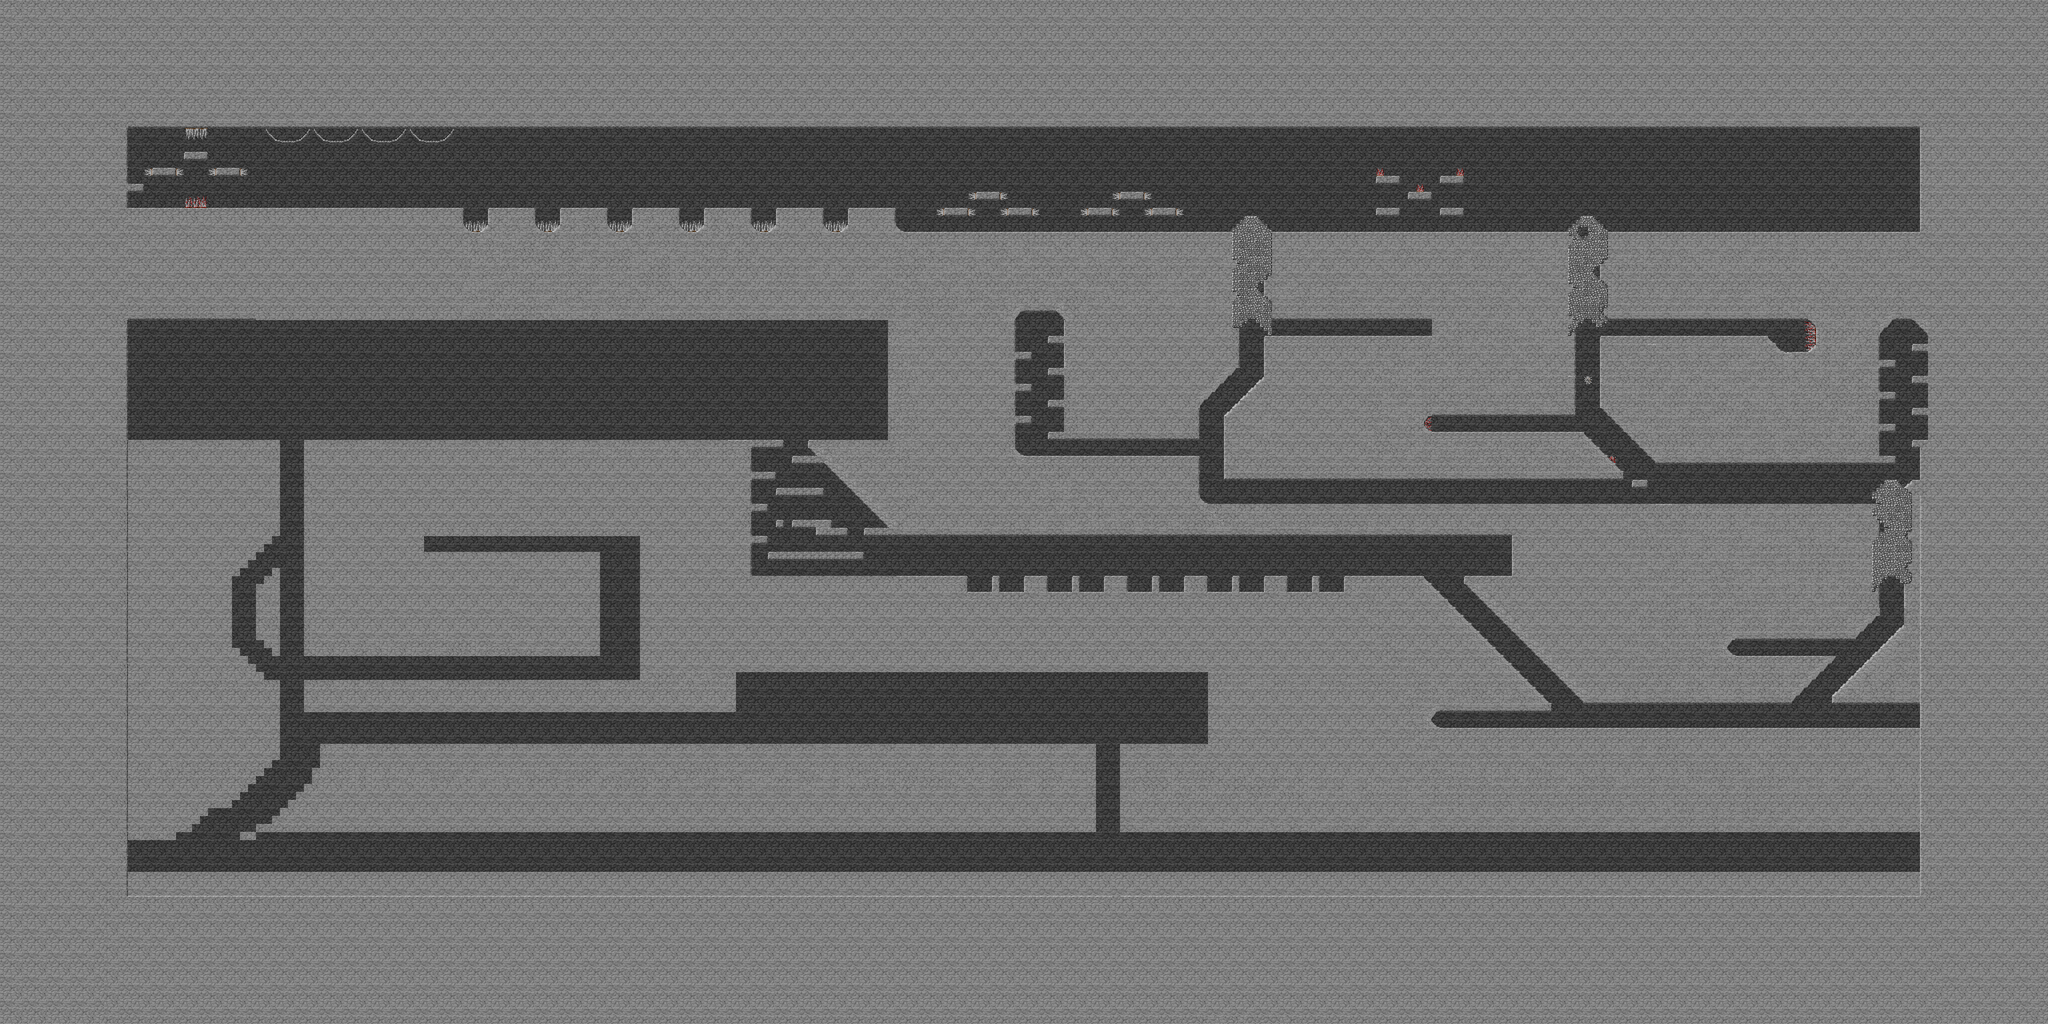

The image is a tile-based game level rendered from a .tmx file. Its description and source (layers, tilesets, objects; grid data summarised) follow:
An orthogonal 256x128 tile map with 16x16 px tiles, 5 tile layers (Background, Accessories, Traps, StaticTiles, ...), 2 tilesets and 7 objects (6x Goblin, Barbarian).

<map version="1.0" orientation="orthogonal" width="256" height="128" tilewidth="16" tileheight="16">
 <tileset firstgid="1" name="tiles_desert" tilewidth="16" tileheight="16">
  <image source="tiles_desert.png" width="512" height="512" />
  <tile id="3">
   <properties>
    <property name="slope" value="left" />
   </properties>
  </tile>
  <tile id="5">
   <properties>
    <property name="slope" value="right" />
   </properties>
  </tile>
  <tile id="27">
   <properties>
    <property name="slope" value="left" />
   </properties>
  </tile>
  <tile id="28">
   <properties>
    <property name="slope" value="right" />
   </properties>
  </tile>
  <tile id="58">
   <properties>
    <property name="slope" value="left" />
   </properties>
  </tile>
  <tile id="61">
   <properties>
    <property name="slope" value="right" />
   </properties>
  </tile>
  <tile id="69">
   <properties>
    <property name="" value="" />
   </properties>
  </tile>
  <tile id="89">
   <properties>
    <property name="slope" value="left" />
   </properties>
  </tile>
  <tile id="94">
   <properties>
    <property name="slope" value="right" />
   </properties>
  </tile>
  <tile id="115">
   <properties>
    <property name="slope" value="left" />
   </properties>
  </tile>
  <tile id="117">
   <properties>
    <property name="slope" value="right" />
   </properties>
  </tile>
  <tile id="226">
   <properties>
    <property name="slope" value="right" />
   </properties>
  </tile>
  <tile id="228">
   <properties>
    <property name="slope" value="left" />
   </properties>
  </tile>
  <tile id="237">
   <properties>
    <property name="slope" value="right" />
   </properties>
  </tile>
  <tile id="239">
   <properties>
    <property name="slope" value="left" />
   </properties>
  </tile>
  <tile id="281">
   <properties>
    <property name="slope" value="left" />
   </properties>
  </tile>
  <tile id="286">
   <properties>
    <property name="slope" value="right" />
   </properties>
  </tile>
  <tile id="312">
   <properties>
    <property name="slope" value="left" />
   </properties>
  </tile>
  <tile id="319">
   <properties>
    <property name="slope" value="right" />
   </properties>
  </tile>
  <tile id="321">
   <properties>
    <property name="slope" value="left" />
   </properties>
  </tile>
  <tile id="322">
   <properties>
    <property name="slope" value="right" />
   </properties>
  </tile>
  <tile id="325">
   <properties>
    <property name="slope" value="left" />
   </properties>
  </tile>
  <tile id="326">
   <properties>
    <property name="slope" value="right" />
   </properties>
  </tile>
  <tile id="329">
   <properties>
    <property name="slope" value="left" />
   </properties>
  </tile>
  <tile id="330">
   <properties>
    <property name="slope" value="right" />
   </properties>
  </tile>
  <tile id="352">
   <properties>
    <property name="slope" value="left" />
   </properties>
  </tile>
  <tile id="355">
   <properties>
    <property name="slope" value="right" />
   </properties>
  </tile>
  <tile id="356">
   <properties>
    <property name="slope" value="left" />
   </properties>
  </tile>
  <tile id="359">
   <properties>
    <property name="slope" value="right" />
   </properties>
  </tile>
  <tile id="360">
   <properties>
    <property name="slope" value="left" />
   </properties>
  </tile>
  <tile id="363">
   <properties>
    <property name="slope" value="right" />
   </properties>
  </tile>
  <tile id="381">
   <properties>
    <property name="slope" value="left" />
   </properties>
  </tile>
  <tile id="382">
   <properties>
    <property name="slope" value="right" />
   </properties>
  </tile>
  <tile id="412">
   <properties>
    <property name="slope" value="left" />
   </properties>
  </tile>
  <tile id="415">
   <properties>
    <property name="slope" value="right" />
   </properties>
  </tile>
  <tile id="509">
   <properties>
    <property name="slope" value="left" />
   </properties>
  </tile>
  <tile id="510">
   <properties>
    <property name="slope" value="right" />
   </properties>
  </tile>
  <tile id="540">
   <properties>
    <property name="slope" value="left" />
   </properties>
  </tile>
  <tile id="543">
   <properties>
    <property name="slope" value="right" />
   </properties>
  </tile>
 </tileset>
 <tileset firstgid="1025" name="tiles_general" tilewidth="16" tileheight="16">
  <image source="tiles_general.png" width="512" height="512" />
  <tile id="97">
   <properties>
    <property name="slope" value="left" />
   </properties>
  </tile>
  <tile id="101">
   <properties>
    <property name="slope" value="right" />
   </properties>
  </tile>
  <tile id="194">
   <properties>
    <property name="slope" value="right" />
   </properties>
  </tile>
  <tile id="196">
   <properties>
    <property name="slope" value="left" />
   </properties>
  </tile>
  <tile id="420">
   <properties>
    <property name="slope" value="left" />
   </properties>
  </tile>
  <tile id="421">
   <properties>
    <property name="slope" value="left" />
   </properties>
  </tile>
  <tile id="423">
   <properties>
    <property name="slope" value="right" />
   </properties>
  </tile>
  <tile id="424">
   <properties>
    <property name="slope" value="right" />
   </properties>
  </tile>
  <tile id="452">
   <properties>
    <property name="slope" value="left" />
   </properties>
  </tile>
  <tile id="456">
   <properties>
    <property name="slope" value="right" />
   </properties>
  </tile>
  <tile id="513">
   <properties>
    <property name="slope" value="left" />
   </properties>
  </tile>
  <tile id="514">
   <properties>
    <property name="slope" value="right" />
   </properties>
  </tile>
 </tileset>
 <layer name="Background" width="256" height="128">
  <data>[32768 cells, 32768 non-empty, 10 distinct tile ids]</data>
 </layer>
 <layer name="Accessories" width="256" height="128">
  <data>[32768 cells, 48 non-empty, 12 distinct tile ids]</data>
 </layer>
 <layer name="Traps" width="256" height="128">
  <data>[32768 cells, 82 non-empty, 22 distinct tile ids]</data>
 </layer>
 <layer name="StaticTiles" width="256" height="128">
  <data>[32768 cells, 24520 non-empty, 43 distinct tile ids]</data>
 </layer>
 <objectgroup name="DynamicTiles" width="256" height="128" />
 <layer name="Foreground" width="256" height="128">
  <data>[32768 cells, 194 non-empty, 22 distinct tile ids]</data>
 </layer>
 <objectgroup name="Creatures" width="256" height="128">
  <object type="Barbarian" x="708" y="384">
   <properties>
    <property name="IsPlayer" value="" />
   </properties>
  </object>
  <object type="Goblin" x="1015" y="380" />
  <object type="Goblin" x="1168" y="372" />
  <object type="Goblin" x="1308" y="389" />
  <object type="Goblin" x="1453" y="375" />
  <object type="Goblin" x="1605" y="384" />
  <object type="Goblin" x="1728" y="375" />
 </objectgroup>
</map>
